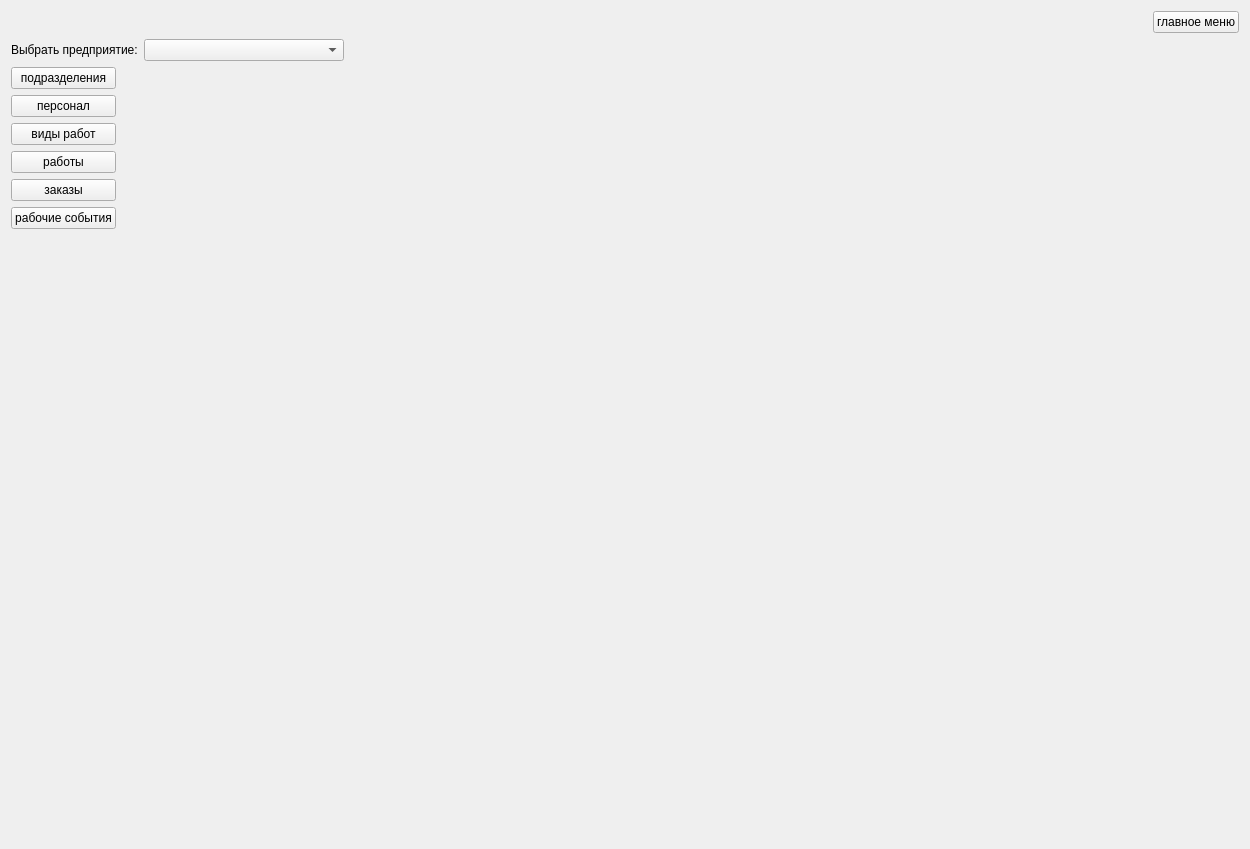
<?xml version="1.0" encoding="UTF-8"?>
<ui version="4.0">
 <class>ReportGenerationWidget</class>
 <widget class="QWidget" name="ReportGenerationWidget">
  <property name="geometry">
   <rect>
    <x>0</x>
    <y>0</y>
    <width>1250</width>
    <height>849</height>
   </rect>
  </property>
  <property name="windowTitle">
   <string>Form</string>
  </property>
  <layout class="QVBoxLayout" name="verticalLayout_3">
   <item>
    <layout class="QVBoxLayout" name="verticalLayout_2">
     <item>
      <layout class="QHBoxLayout" name="horizontalLayout">
       <item>
        <spacer name="horizontalSpacer_3">
         <property name="orientation">
          <enum>Qt::Orientation::Horizontal</enum>
         </property>
         <property name="sizeHint" stdset="0">
          <size>
           <width>40</width>
           <height>20</height>
          </size>
         </property>
        </spacer>
       </item>
       <item>
        <widget class="QPushButton" name="pushButton_go_to_main_menu">
         <property name="text">
          <string>главное меню</string>
         </property>
        </widget>
       </item>
      </layout>
     </item>
     <item>
      <layout class="QHBoxLayout" name="horizontalLayout_2">
       <item>
        <widget class="QLabel" name="label_prefix_company">
         <property name="text">
          <string>Выбрать предприятие:</string>
         </property>
        </widget>
       </item>
       <item>
        <widget class="QComboBox" name="comboBox_company">
         <property name="minimumSize">
          <size>
           <width>200</width>
           <height>0</height>
          </size>
         </property>
        </widget>
       </item>
       <item>
        <spacer name="horizontalSpacer">
         <property name="orientation">
          <enum>Qt::Orientation::Horizontal</enum>
         </property>
         <property name="sizeHint" stdset="0">
          <size>
           <width>40</width>
           <height>20</height>
          </size>
         </property>
        </spacer>
       </item>
      </layout>
     </item>
     <item>
      <layout class="QHBoxLayout" name="horizontalLayout_3">
       <item>
        <layout class="QVBoxLayout" name="verticalLayout">
         <item>
          <widget class="QPushButton" name="pushButton_divisions">
           <property name="text">
            <string>подразделения</string>
           </property>
           <property name="checkable">
            <bool>true</bool>
           </property>
          </widget>
         </item>
         <item>
          <widget class="QPushButton" name="pushButton_staff">
           <property name="text">
            <string>персонал</string>
           </property>
           <property name="checkable">
            <bool>true</bool>
           </property>
          </widget>
         </item>
         <item>
          <widget class="QPushButton" name="pushButton_work_types">
           <property name="text">
            <string>виды работ</string>
           </property>
           <property name="checkable">
            <bool>true</bool>
           </property>
          </widget>
         </item>
         <item>
          <widget class="QPushButton" name="pushButton_works">
           <property name="text">
            <string>работы</string>
           </property>
           <property name="checkable">
            <bool>true</bool>
           </property>
          </widget>
         </item>
         <item>
          <widget class="QPushButton" name="pushButton_orders">
           <property name="text">
            <string>заказы</string>
           </property>
           <property name="checkable">
            <bool>true</bool>
           </property>
          </widget>
         </item>
         <item>
          <widget class="QPushButton" name="pushButton_work_events">
           <property name="text">
            <string>рабочие события</string>
           </property>
           <property name="checkable">
            <bool>true</bool>
           </property>
          </widget>
         </item>
         <item>
          <spacer name="verticalSpacer_4">
           <property name="orientation">
            <enum>Qt::Orientation::Vertical</enum>
           </property>
           <property name="sizeHint" stdset="0">
            <size>
             <width>20</width>
             <height>40</height>
            </size>
           </property>
          </spacer>
         </item>
        </layout>
       </item>
       <item>
        <widget class="QStackedWidget" name="stackedWidget_report_types">
         <property name="currentIndex">
          <number>2</number>
         </property>
         <widget class="QWidget" name="page_0_divisions"/>
         <widget class="QWidget" name="page_1_staff"/>
         <widget class="QWidget" name="page_2_work_types"/>
         <widget class="QWidget" name="page_3_works"/>
         <widget class="QWidget" name="page_4_orders"/>
         <widget class="QWidget" name="page_5_work_events"/>
        </widget>
       </item>
      </layout>
     </item>
    </layout>
   </item>
  </layout>
 </widget>
 <resources/>
 <connections/>
</ui>
